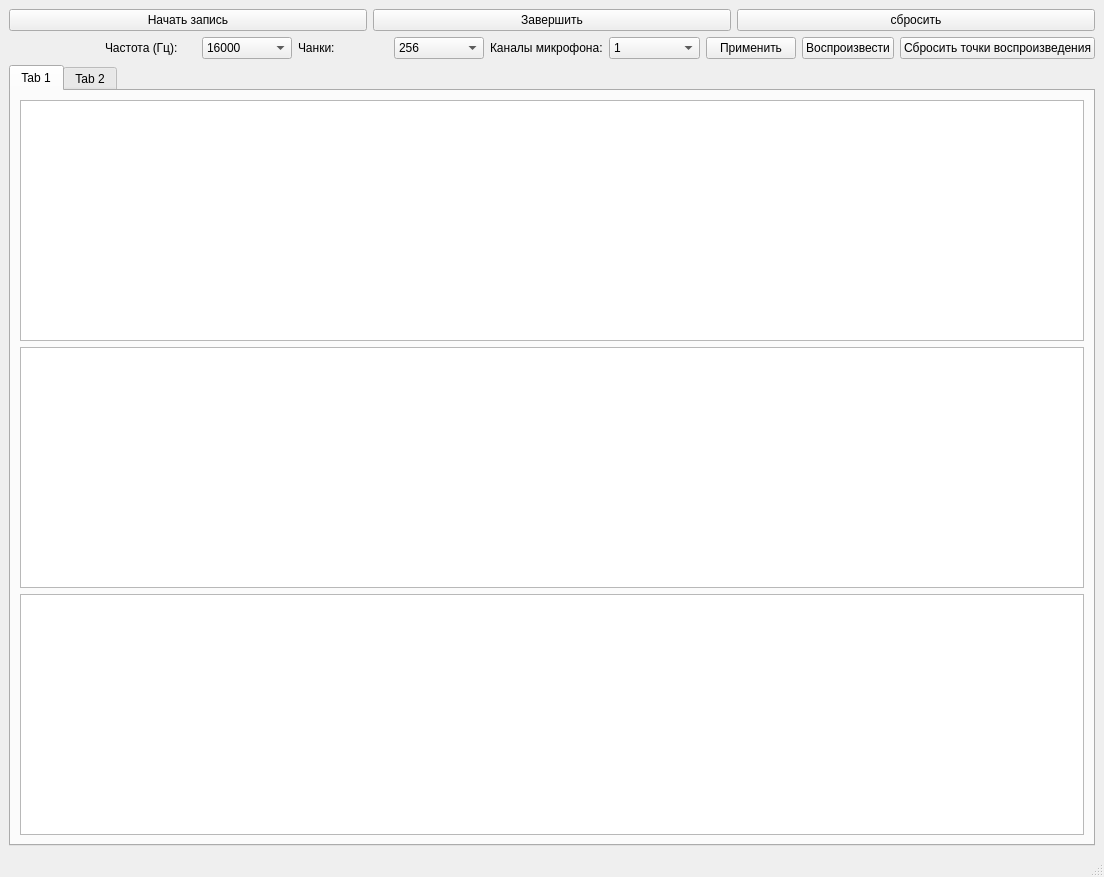
<?xml version="1.0" encoding="UTF-8"?>
<ui version="4.0">
 <class>MainWindow</class>
 <widget class="QMainWindow" name="MainWindow">
  <property name="geometry">
   <rect>
    <x>0</x>
    <y>0</y>
    <width>1104</width>
    <height>877</height>
   </rect>
  </property>
  <property name="windowTitle">
   <string>MainWindow</string>
  </property>
  <widget class="QWidget" name="centralwidget">
   <layout class="QVBoxLayout" name="verticalLayout">
    <item>
     <layout class="QHBoxLayout" name="horizontalLayout_2">
      <item>
       <widget class="QPushButton" name="start_button">
        <property name="text">
         <string>Начать запись</string>
        </property>
       </widget>
      </item>
      <item>
       <widget class="QPushButton" name="stop_button">
        <property name="text">
         <string>Завершить</string>
        </property>
       </widget>
      </item>
      <item>
       <widget class="QPushButton" name="reset_button">
        <property name="text">
         <string>сбросить</string>
        </property>
       </widget>
      </item>
     </layout>
    </item>
    <item>
     <layout class="QHBoxLayout" name="horizontalLayout">
      <item>
       <widget class="QLabel" name="label">
        <property name="text">
         <string/>
        </property>
       </widget>
      </item>
      <item>
       <widget class="QLabel" name="label_2">
        <property name="text">
         <string>Частота (Гц):</string>
        </property>
       </widget>
      </item>
      <item>
       <widget class="QComboBox" name="freq_choose">
        <item>
         <property name="text">
          <string>16000</string>
         </property>
        </item>
        <item>
         <property name="text">
          <string>44100</string>
         </property>
        </item>
        <item>
         <property name="text">
          <string>48000</string>
         </property>
        </item>
        <item>
         <property name="text">
          <string>50000</string>
         </property>
        </item>
       </widget>
      </item>
      <item>
       <widget class="QLabel" name="label_3">
        <property name="text">
         <string>Чанки:</string>
        </property>
       </widget>
      </item>
      <item>
       <widget class="QComboBox" name="chanks_choose">
        <item>
         <property name="text">
          <string>256</string>
         </property>
        </item>
        <item>
         <property name="text">
          <string>512</string>
         </property>
        </item>
        <item>
         <property name="text">
          <string>1024</string>
         </property>
        </item>
        <item>
         <property name="text">
          <string>2048</string>
         </property>
        </item>
       </widget>
      </item>
      <item>
       <widget class="QLabel" name="label_4">
        <property name="text">
         <string>Каналы микрофона:</string>
        </property>
       </widget>
      </item>
      <item>
       <widget class="QComboBox" name="channels_choose">
        <item>
         <property name="text">
          <string>1</string>
         </property>
        </item>
        <item>
         <property name="text">
          <string>2</string>
         </property>
        </item>
       </widget>
      </item>
      <item>
       <widget class="QPushButton" name="apply_button">
        <property name="text">
         <string>Применить</string>
        </property>
       </widget>
      </item>
      <item>
       <widget class="QPushButton" name="play_button">
        <property name="text">
         <string>Воспроизвести</string>
        </property>
       </widget>
      </item>
      <item>
       <widget class="QPushButton" name="reset_play">
        <property name="text">
         <string>Сбросить точки воспроизведения</string>
        </property>
       </widget>
      </item>
     </layout>
    </item>
    <item>
     <widget class="QTabWidget" name="tabWidgt">
      <property name="currentIndex">
       <number>0</number>
      </property>
      <widget class="QWidget" name="tab">
       <attribute name="title">
        <string>Tab 1</string>
       </attribute>
       <layout class="QVBoxLayout" name="verticalLayout_2">
        <item>
         <widget class="PlotWidget" name="waveform_plot"/>
        </item>
        <item>
         <widget class="PlotWidget" name="oscilloscope_plot"/>
        </item>
        <item>
         <widget class="PlotWidget" name="spectrum_plot"/>
        </item>
       </layout>
      </widget>
      <widget class="QWidget" name="tab_2">
       <attribute name="title">
        <string>Tab 2</string>
       </attribute>
       <widget class="QTableWidget" name="tabRes">
        <property name="geometry">
         <rect>
          <x>180</x>
          <y>40</y>
          <width>611</width>
          <height>361</height>
         </rect>
        </property>
        <property name="sizePolicy">
         <sizepolicy hsizetype="Expanding" vsizetype="Expanding">
          <horstretch>0</horstretch>
          <verstretch>1</verstretch>
         </sizepolicy>
        </property>
        <property name="minimumSize">
         <size>
          <width>5</width>
          <height>0</height>
         </size>
        </property>
        <column>
         <property name="text">
          <string>Параметры</string>
         </property>
        </column>
        <column>
         <property name="text">
          <string>Min</string>
         </property>
        </column>
        <column>
         <property name="text">
          <string>Max</string>
         </property>
        </column>
        <column>
         <property name="text">
          <string>Mean</string>
         </property>
        </column>
        <column>
         <property name="text">
          <string>Std</string>
         </property>
        </column>
        <column>
         <property name="text">
          <string>Amlituda</string>
         </property>
        </column>
       </widget>
      </widget>
     </widget>
    </item>
   </layout>
  </widget>
  <widget class="QMenuBar" name="menubar">
   <property name="geometry">
    <rect>
     <x>0</x>
     <y>0</y>
     <width>1104</width>
     <height>21</height>
    </rect>
   </property>
  </widget>
  <widget class="QStatusBar" name="statusbar"/>
 </widget>
 <customwidgets>
  <customwidget>
   <class>PlotWidget</class>
   <extends>QGraphicsView</extends>
   <header>pyqtgraph</header>
  </customwidget>
 </customwidgets>
 <resources/>
 <connections/>
</ui>
